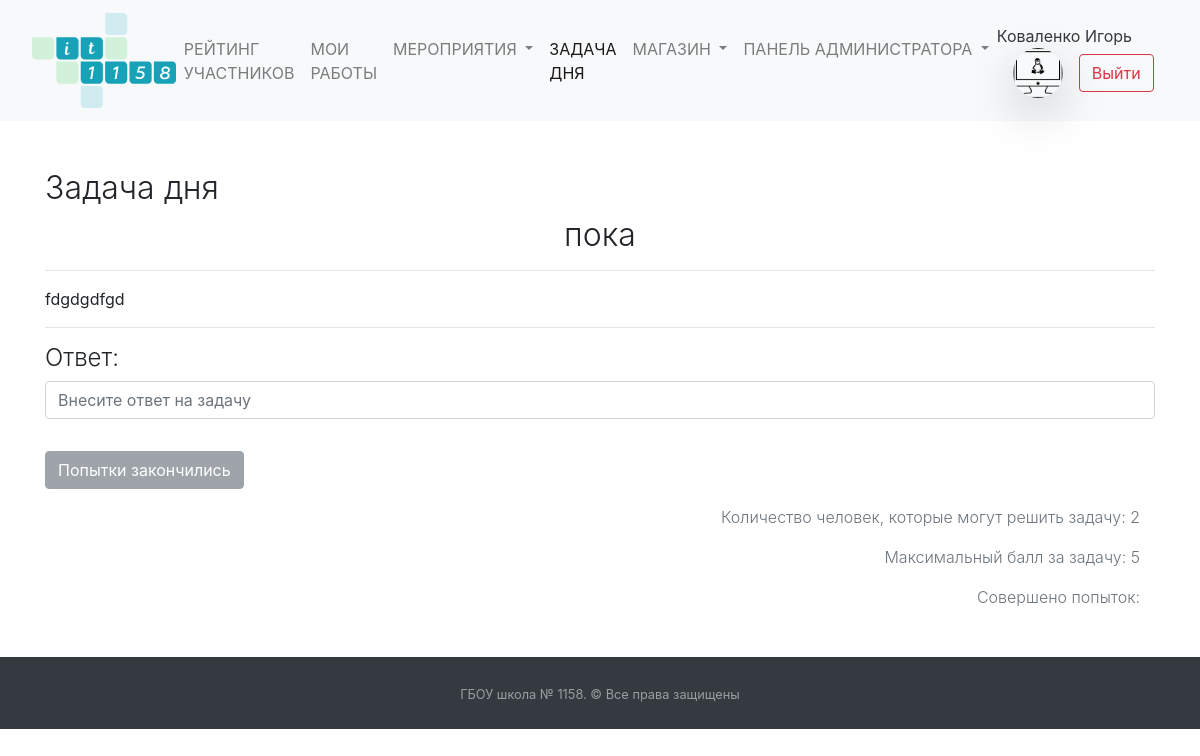
The app's page /daytask/show/4 (signed in) with its own data.
### mainapp/models.py (models this page shows, shortened)
class Puples(models.Model):
    STATUS_CHOICES = (
        ('ST10', 'Ученик 10 ИТ-класса'),
        ('ST11', 'Ученик 11 ИТ-класса'),
        ('APP', 'Кандидат в ИТ-класс'),
        ('TEACH', 'Учитель')
    )
    PROGRESS_CHOICES = (
        (0, '0'),
        (25, '25'),
        (50, '50'),
        (75, '75'),
        (100, '100'),
    )
    name = models.CharField("Имя", null=True, max_length=50)
    surname = models.CharField("Фамилия", null=True, max_length=100)
    rate = models.PositiveIntegerField("Рейтинг ученика", default=0)
    image = models.ImageField("Фотография профиля", blank=True, upload_to="puples_photo",
                              default="puples_photo/user-2.png")
    user = models.OneToOneField(User, on_delete=models.CASCADE, null=True, default='',
                                verbose_name="Связь с таблицей пользователей")
    status = models.CharField("Статуc", choices=STATUS_CHOICES, default='ST10', max_length=30)
    applicant_first_result = models.FloatField("Результат первого этапа", blank=True, default=0)
    applicant_progress = models.IntegerField(verbose_name="Прогресс", choices=PROGRESS_CHOICES, default=0, blank=True)
    email = models.EmailField(verbose_name="Email", default="")
    phone = models.CharField(max_length=12, verbose_name="Телефон", default="")
    class Meta:
        verbose_name = "Пользователи"
        verbose_name_plural = "Пользователи"

### daytask/models.py (models this page shows, shortened)
class Tasks(models.Model):
    STATUS_CHOICES = (
        ('ST10', '10 класс'),
        ('ST11', '11 класс'),
    )
    date = models.DateField("Дата задачи", null=True)
    name = models.CharField("Название задачи", null=True, max_length=150)
    discription_task = HTMLField("Условие задачи")
    status_task = models.CharField("Выберите класс", choices=STATUS_CHOICES, default='ST10', max_length=30)
    result = models.CharField(null=True, verbose_name="Правильный ответ на задачу", max_length=200)
    count_answer = models.IntegerField(default=2,
                                       verbose_name="Количество человек, которые могут решить задачу")
    score = models.IntegerField("Максимальный балл за задачу", default=5)
    tries = models.IntegerField(default=-1, verbose_name="Количество попыток ответа на каждого ученика (-1 - бесконечно)")
    tries_list = models.CharField(default="", verbose_name="ID учеников, совершившие попытку",
                                                max_length=200,
                                                blank=True)
    id_puple_correct_answers = models.CharField(default="", verbose_name="ID учеников, кто дал правильный ответ",
                                                max_length=200,
                                                blank=True)
    class Meta:
        verbose_name = "Задача дня"
        verbose_name_plural = "Задача дня"

### daytask/views.py (the view)
# urls.py: path('show/<int:id>', views.DayTaskShowView.as_view(), name='Отображении задачи дня'),
class DayTaskShowView(DayTaskView):
    template_name = "daytask/daytask_show.html"
    queryset = Tasks
    login_url = '/login/'
    def get_context_data(self, *, object_list=None, **kwargs):
        context = super().get_context_data(**kwargs)
        context['task'] = Tasks.objects.get(id=int(self.kwargs['id']))
        return context
    def __init__(self):
        super().__init__()

### daytask/views.py (called while the page is built, shortened)
    def time_end_task(self, task):
        return ""

    def type_tasks(self, day):
        all_types_tasks = {"active": [(i, [Puples.objects.get(user=j) for j in i.id_puple_correct_answers.split()]) \
                                      for i in Tasks.objects.filter(date=day)]}
        all_types_tasks["last"] = [(i, [Puples.objects.get(user=j) for j in i.id_puple_correct_answers.split()]) \
                                   for i in Tasks.objects.filter(date__lt=day)]
        all_types_tasks["fiture"] = [(i, [Puples.objects.get(user=j) for j in i.id_puple_correct_answers.split()]) \
                                     for i in Tasks.objects.filter(date__gt=day)]
        return all_types_tasks

### mainapp/addons_python/views_addons_classes.py (called while the page is built)
    def get_context_data(self, *, object_list=None, **kwargs):
        context = super().get_context_data(**kwargs)
        context['events_new'] = Events.objects.filter(check=False).count()
        context['applicants_count'] = Puples.objects.filter(
            status="APP").count()
        return context

### templates/daytask/daytask_show.html (shortened to what this page needs)
{% extends  'base.html' %}
{% load static %}
{% load crispy_forms_tags %}
{% block main %}
    <div class="container pt-3">
        <h2 class="text-left font-weight-light pt-3">Задача дня</h2>
        <h2 class="text-center font-weight-light">{{ task.name }}</h2>
        <hr>
        {% autoescape off %}
            {{ task.discription_task }}
        {% endautoescape %}
        <hr>
        <h4 class="font-weight-light">Ответ:</h4>
        <form method="post">{% csrf_token %}
            <input type="text"
                   class="form-control text-left"
                   name="result" placeholder="Внесите ответ на задачу"
                   onkeydown="if(event.keyCode==13){return false;}">
            <button class="btn {% if button %}btn-success mt-3"{% else %}btn-secondary mt-3" disabled{% endif %}
            type="submit">{% if button %}{{ button }}{% else %}Попытки закончились{% endif %}</button>
        </form>
        <div class="container mt-3 text-muted">
            <p class="font-weight-light text-right">Количество человек, которые могут решить
                задачу: {{ task.count_answer }} </p>
            <p class="font-weight-light text-right">Максимальный балл за задачу: {{ task.score }} </p>
            <p class="font-weight-light text-right">Совершено попыток: {{ tries }} </p>
        </div>
    </div>
{% endblock %}
{% block detail_active_task %} active{% endblock %}

### templates/base.html (shortened to what this page needs)
<!DOCTYPE html>
<html lang="ru">
{% load static %}
<head>
    <link href="{% static 'css/bootstrap.css' %}" rel="stylesheet" type="text/css">
    <link href="{% static 'css/style.css' %}" rel="stylesheet" type="text/css">
    <link href="{% static 'css/pre.css' %}" rel="stylesheet" type="text/css">
    <link href="{% static 'css/style_daytask.css' %}" rel="stylesheet" type="text/css">
    <link rel="stylesheet" href="//code.jquery.com/ui/1.12.1/themes/base/jquery-ui.css">
    <link rel="stylesheet" href="/resources/demos/style.css">
</head>
<body>
<div class="container-fuild">
    <nav class="navbar navbar-expand-lg navbar-light bg-light">
        <a href="/" class="navbar-brand">
            <img class="img-fluid mx-3"
                 width="150" height="150"
                 src="{% static '/images/logo_it_class.svg' %}"></a>
        <div class="collapse navbar-collapse" id="navbarSupportedContent">
            <ul class="navbar-nav mr-auto">
                {% if user.is_authenticated and user.puples.status != "APP" %}
                    <li class="nav-item">
                        <a class="nav-link{% block detail_active %}{% endblock %}" href="/rate">РЕЙТИНГ УЧАСТНИКОВ</a>
                    </li>
                {% endif %}
                {% if user.is_authenticated and user.puples.status != "APP" %}
                    <li class="nav-item">
                        <a class="nav-link{% block detail_active_works %}{% endblock %}" href="/works">МОИ РАБОТЫ</a>
                    </li>
                {% endif %}
                <li class="nav-item dropdown">
                    <a class="nav-link dropdown-toggle{% block detail_active_hach %}{% endblock %}" href="#"
                       id="navbarDropdown" role="button"
                       data-toggle="dropdown" aria-haspopup="true" aria-expanded="false">
                        МЕРОПРИЯТИЯ
                    </a>
                </li>
                {% if user.is_authenticated and user.puples.status != "APP" %}
                    <li class="nav-item">
                        <a class="nav-link{% block detail_active_task %}{% endblock %}" href="/daytask/">ЗАДАЧА ДНЯ</a>
                    </li>
                    <li class="nav-item dropdown">
                        <a class="nav-link {% block market_active %}{% endblock %} dropdown-toggle" href="#"
                           id="navbarDropdown" role="button"
                           data-toggle="dropdown" aria-haspopup="true" aria-expanded="false">
                            МАГАЗИН
                        </a>
                    </li>
                {% endif %}
                {% if user.is_superuser %}
                    <li class="nav-item dropdown">
                        <a class="nav-link dropdown-toggle" href="#"
                           id="navbarDropdown" role="button"
                           data-toggle="dropdown" aria-haspopup="true" aria-expanded="false">
                            ПАНЕЛЬ АДМИНИСТРАТОРА
                        </a>
                    </li>
                {% endif %}
            </ul>
            <form class="form-inline my-2 my-lg-0">
                {% if user.is_authenticated %}
                    <a class="nav-link text-dark disabled p-0"
                       href="/account/">{{ user.last_name }} {{ user.first_name }}</a>
                    <a href="/account/">
                        <img class="img-fluid mx-3 rounded-circle shadow-lg"
                             style="width: 50px; object-fit: cover; height:50px;"
                             src="{{ user.puples.image.url }}"></a>
                {% endif %}
                {% if user.username == "" %}
                    <a class="nav-link disabled" href="#">Гость</a>
                    <a class="btn btn-outline-success my-2 my-sm-0" href="/login">Войти</a>
                {% else %}
                    <a class="btn btn-outline-danger my-2 my-sm-0" href="/logout">Выйти</a>
                {% endif %}
            </form>
        </div>
    </nav>
    {% block main %}
    {% endblock %}
    <footer id="sticky-footer" class="py-4 bg-dark text-white-50 mt-5">
        <div class="container text-center">
            <small>ГБОУ школа № 1158. &copy; Все права защищены</small>
        </div>
    </footer>
</div>
</body>
</html>

### records on screen
Tasks: name "пока", discription_task "fdgdgdfgd", count_answer "2", score "5"

### other values on screen
{{ user.last_name }} "Коваленко"
{{ user.first_name }} "Игорь"
